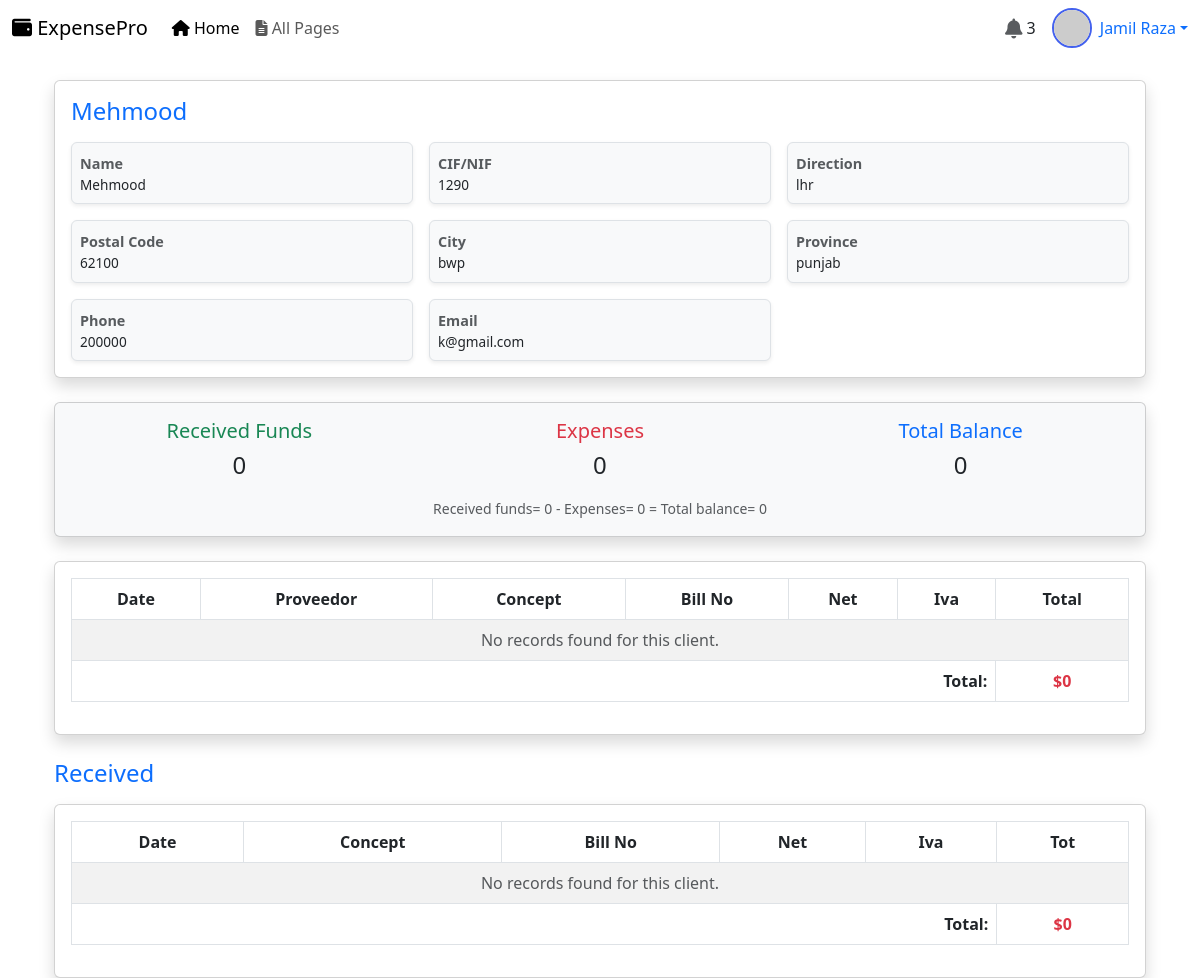
Screenshot of /client/36/history (signed in) with the database file from the repository.
### app/models.py (models this page shows, shortened)
class Client_details(models.Model):
    name = models.CharField(max_length=255)
    cif_nif = models.CharField(max_length=50, unique=True)
    direction = models.TextField()
    postal_code = models.CharField(max_length=6)
    city = models.CharField(max_length=100)
    province = models.CharField(max_length=100)
    phone = models.CharField(max_length=15)
    email = models.EmailField(unique=True)

### app/views.py (the view)
# urls.py: path('client/<int:client_id>/history',views.client_history, name='client_history'),
@custom_login_required
def client_history(request,client_id):
    client = get_object_or_404(Client_details, id=client_id)
    expenses = Expense.objects.filter(client_id=client_id).order_by('-date')
    funds_recevied = Funds.objects.filter(client_id= client_id).order_by('-date')
    total_sum = expenses.aggregate(total_sum=Sum('total'))['total_sum'] or 0
    tsf =funds_recevied.aggregate(tsf=Sum('total'))['tsf'] or 0
    remaining_balance = tsf - total_sum
    context = {
        'client': client,
        'expenses': expenses,
        'total_sum': total_sum,
        'funds_recevied' : funds_recevied,
        'tsf' : tsf,
        'remaining_balance' : remaining_balance,
    }
    return render(request , 'client_history.html',context)

### app/views.py (called while the page is built)
def custom_login_required(view_func):
    @wraps(view_func)
    def wrapper(request, *args, **kwargs):
        if request.user.is_authenticated:
            return view_func(request, *args, **kwargs)
        else:
            return render(request, 'page_not_found.html', status=401)  # or custom template
    return wrapper

### template/client_history.html
{% extends "base.html" %}
{% block content %}
<div class="container mt-4">
    <div class="card shadow p-3 mb-4">
        <h3 class="text-primary mb-3" style="font-size: 1.5rem;">{{ client.name }}</h3>
        <div class="row g-3">
            <div class="col-sm-6 col-md-4">
                <div class="border rounded p-2 bg-light shadow-sm">
                    <strong class="text-muted" style="font-size: 0.9rem;">Name</strong>
                    <div style="font-size: 0.85rem;">{{client.name}}</div>
                </div>
            </div>
            <div class="col-sm-6 col-md-4">
                <div class="border rounded p-2 bg-light shadow-sm">
                    <strong class="text-muted" style="font-size: 0.9rem;">CIF/NIF</strong>
                    <div style="font-size: 0.85rem;">{{ client.cif_nif }}</div>
                </div>
            </div>
            <div class="col-sm-6 col-md-4">
                <div class="border rounded p-2 bg-light shadow-sm">
                    <strong class="text-muted" style="font-size: 0.9rem;">Direction</strong>
                    <div style="font-size: 0.85rem;">{{ client.direction }}</div>
                </div>
            </div>
            <div class="col-sm-6 col-md-4">
                <div class="border rounded p-2 bg-light shadow-sm">
                    <strong class="text-muted" style="font-size: 0.9rem;">Postal Code</strong>
                    <div style="font-size: 0.85rem;">{{ client.postal_code }}</div>
                </div>
            </div>
            <div class="col-sm-6 col-md-4">
                <div class="border rounded p-2 bg-light shadow-sm">
                    <strong class="text-muted" style="font-size: 0.9rem;">City</strong>
                    <div style="font-size: 0.85rem;">{{ client.city }}</div>
                </div>
            </div>
            <div class="col-sm-6 col-md-4">
                <div class="border rounded p-2 bg-light shadow-sm">
                    <strong class="text-muted" style="font-size: 0.9rem;">Province</strong>
                    <div style="font-size: 0.85rem;">{{ client.province }}</div>
                </div>
            </div>
            <div class="col-sm-6 col-md-4">
                <div class="border rounded p-2 bg-light shadow-sm">
                    <strong class="text-muted" style="font-size: 0.9rem;">Phone</strong>
                    <div style="font-size: 0.85rem;">{{ client.phone }}</div>
                </div>
            </div>
            <div class="col-sm-6 col-md-4">
                <div class="border rounded p-2 bg-light shadow-sm">
                    <strong class="text-muted" style="font-size: 0.9rem;">Email</strong>
                    <div style="font-size: 0.85rem;">{{ client.email }}</div>
                </div>
            </div>
        </div>
    </div>
    <div class="card shadow p-3 mb-4 bg-light">
        <div class="row text-center">
            <div class="col-md-4">
                <h5 class="text-success">Received Funds</h5>
                <h4>{{ tsf}}</h4>
            </div>
            <div class="col-md-4">
                <h5 class="text-danger">Expenses</h5>
                <h4>{{total_sum}}</h4>
            </div>
            <div class="col-md-4">
                <h5 class="text-primary">Total Balance</h5>
                <h4>{{remaining_balance}}</h4>
            </div>
        </div>
        <div class="text-center mt-2">
            <small class="text-muted">Received funds= {{tsf}} - Expenses= {{total_sum}} = Total balance= {{remaining_balance}}</small>
        </div>
    </div>
    <div class="card shadow p-3 mb-4">
        <div class="table-responsive">
            <table class="table table-bordered table-striped">
                <thead class="bg-secondary text-white text-center">
                    <tr>
                        <th>Date</th>
                        <th>Proveedor</th>
                        <th>Concept</th>
                        <th>Bill No</th>
                        <th>Net</th>
                        <th>Iva</th>
                        <th>Total</th>
                    </tr>
                </thead>
                <tbody>
                    {% for expense in expenses %}
                    <tr class="text-center">
                        <td>{{ expense.date }}</td>
                        <td>{{ expense.provider.name }}</td>
                        <td>{{ expense.concept }}</td>
                        <td>{{ expense.bill_no }}</td>
                        <td>${{ expense.neto }}</td>
                        <td>${{ expense.iva }}</td>
                        <td class="text-danger"><strong>${{ expense.total }}</strong></td>
                    </tr>
                    {% empty %}
                    <tr>
                        <td colspan="7" class="text-center text-muted">No records found for this client.</td>
                    </tr>
                    {% endfor %}
                    <tr class="text-center bg-light">
                        <td colspan="6" class="text-end"><strong>Total:</strong></td>
                        <td class="text-danger"><strong>${{ total_sum }}</strong></td>
                    </tr>
                </tbody>
            </table>
        </div>
    </div>
    <h3 class="text-primary mb-3" style="font-size: 1.5rem;">Received</h3>
    <div class="card shadow p-3">
        <div class="table-responsive">
            <table class="table table-bordered table-striped">
                <thead class="bg-secondary text-white text-center">
                    <tr>
                        <th>Date</th>
                        <th>Concept</th>
                        <th>Bill No</th>
                        <th>Net</th>
                        <th>Iva</th>
                        <th>Tot</th>
                    </tr>
                </thead>
                <tbody>
                    {% for fund in funds_recevied%}
                    <tr class="text-center">
                        <td>{{ fund.date }}</td>
                        <td>{{ fund.concept }}</td>
                        <td>{{ fund.bill_no }}</td>
                        <td>${{ fund.neto }}</td>
                        <td>${{ fund.iva }}</td>
                        <td class="text-danger"><strong>${{ fund.total }}</strong></td>
                    </tr>
                    {% empty %}
                    <tr>
                        <td colspan="6" class="text-center text-muted">No records found for this client.</td>
                    </tr>
                    {% endfor %}
                    <tr class="text-center bg-light">
                        <td colspan="5" class="text-end"><strong>Total:</strong></td>
                        <td class="text-danger"><strong>${{ tsf }}</strong></td>
                    </tr>
                </tbody>
            </table>
        </div>
    </div>
</div>
{% endblock %}

### template/base.html (style rules this page uses)
:root { --primary-color: #4361ee; --secondary-color: #3a0ca3; --light-color: #f8f9fa; --dark-color: #212529; }
body { font-family: 'Segoe UI', Tahoma, Geneva, Verdana, sans-serif; }

### rows the page displays
Client_details: name "Mehmood", cif_nif "1290", direction "lhr", postal_code "62100", city "bwp", province "punjab", phone "200000", email "k@gmail.com"

### other values shown
{{ tsf }} "0"
{{ total_sum }} "0"
{{ remaining_balance }} "0"
